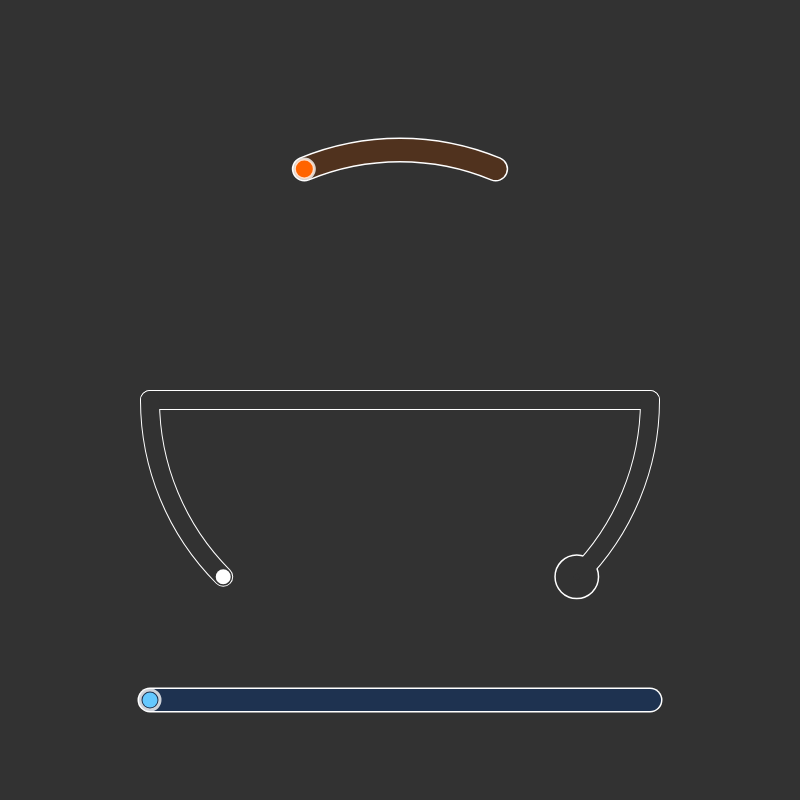
Frame 1 (no input)
Frame 60 (no input): identical to frame 1, image omitted
Frame 120 (the mouse pressed at the canvas centre since frame 60): identical to frame 1, image omitted

The p5.js sketch that drew this single still picture (run headless with seeded random() and noise() and a simulated clock; from frame 60 on, the mouse is pressed at the canvas centre):

// p5.js sketch
// ── sketch.js
var outputX
var outputY

var input2X
var input2Y

function setup() {
  createCanvas(800,800)

  input2X = 400+250*cos(-HALF_PI-PI/8)
  input2Y = 400+250*sin(-HALF_PI-PI/8)



  //output may be driven by translation, or rotor/scaling 
	outputX = 400 + 250*cos(3*PI/4)
	outputY = 400 + 250*sin(3*PI/4)
}


var indicator = 50

//input one is a translator

var input1X = 150
var input1Y = 700

var dragging1 = false

var anchorX
var anchorY




var dragging2 = false

//These seem mostly relevant for "free" rotor scale
var anchorRadius
var anchorTheta
var scaleFactor
var offsetTheta

var mouseTheta






//home positions to which manipulations are applied (may be cartesian or polar, depending on which input is getting dragged)
var homePos1
var homePos2




function draw() {
	background(indicator)

/*
	noFill()
	stroke(200)
	strokeWeight(1)
	line(0,height/2,width,height/2)
	line(width/2,0,width/2,height)
	ellipse(width/2,height/2,200,200)
*/


	//maze
	stroke(255)
	noFill()
	strokeWeight(20)
	line(150,400,650,400)
	arc(400,400,500,500,3*PI/4,PI)
	arc(400,400,500,500,0,PI/4)
	ellipse(400+250*cos(PI/4),400+250*sin(PI/4),25,25)


	stroke(indicator)
	strokeWeight(18)
	line(150,400,650,400)
	arc(400,400,500,500,3*PI/4,PI)
	arc(400,400,500,500,0,PI/4)
	ellipse(400+250*cos(PI/4),400+250*sin(PI/4),24,24)



	//lower slot
	stroke(255)
	noFill()
	strokeWeight(25)
	line(150,700,650,700)
	stroke(30,50,80)
	strokeWeight(22)
	line(150,700,650,700)

	//upper arc
	stroke(255)
	noFill()
	strokeWeight(25)
	arc(400,400,500,500,-HALF_PI-PI/8,-HALF_PI+PI/8)
	stroke(80,50,30)
	strokeWeight(22)
	arc(400,400,500,500,-HALF_PI-PI/8,-HALF_PI+PI/8)

	if(dragging1){
		if(mouseX<150){
			input1X = 150
		}else if(mouseX>650){
			input1X = 650
		}else{
			input1X = mouseX
		}
	

		outputX = homePos1 + (input1X-anchorX)
		outputY = homePos2 + (input1Y-anchorY)


		push()


			fill(0,0,255,10)
			noStroke()
			rect(0,0,width,height)

			translate(input1X-anchorX,input1Y-anchorY)

			noFill()
			stroke(100,200,255,150)
			strokeWeight(1)
			for(i=-20;i<20;i++){
				line(-width,75*i,width*2,75*i)
				line(75*i,-height,75*i,height*2)
			}		

		pop()


	}

	if(dragging2){

		mouseTheta = atan2(mouseY-height/2,mouseX-width/2)


		if(mouseTheta<(-HALF_PI-PI/8)&&mouseTheta>-PI){
			input2X = width/2+250*cos(-HALF_PI-PI/8)
			input2Y = height/2+250*sin(-HALF_PI-PI/8)
		}else if(mouseTheta>(-HALF_PI+PI/8)&&mouseTheta<0){
			input2X = width/2+250*cos(-HALF_PI+PI/8)
			input2Y = height/2+250*sin(-HALF_PI+PI/8)
		}else{
			input2X = width/2+250*cos(mouseTheta)
			input2Y = height/2+250*sin(mouseTheta)
		}

		scaleFactor = sqrt((dist(input2X,input2Y,width/2,height/2)/100)*(dist(input2X,input2Y,width/2,height/2)/100))/anchorRadius
		offsetTheta = atan2(input2Y-height/2,input2X-width/2)-anchorTheta
		outputX = width/2+100*(scaleFactor*homePos1)*cos(homePos2+offsetTheta)
		outputY = height/2+100*(scaleFactor*homePos1)*sin(homePos2+offsetTheta)

		push()

			fill(255,0,0,10)
			rect(0,0,width,height)

			translate(width/2,height/2)
			rotate(offsetTheta)
			scale(scaleFactor)

			noFill()
			stroke(255,100,0,150)
			strokeWeight(1/scaleFactor)

			for(i=0;i<8;i++){
				line(0,0,1000*cos(i*TWO_PI/8),1000*sin(i*TWO_PI/8))
			}
			for(i=0;i<16;i++){
				ellipse(0,0,100*i,100*i)
			}

		pop()



	}



	noStroke()
	fill(100,200,255)
	ellipse(input1X,input1Y,15,15)
	noFill()
	stroke(255,200)
	strokeWeight(3)
	ellipse(input1X,input1Y,20,20)


	noStroke()
	fill(255,100,0)
	ellipse(input2X,input2Y,15,15)
	strokeWeight(3)
	stroke(255,200)
	ellipse(input2X,input2Y,20,20)


	noStroke()
	fill(255)
	ellipse(outputX,outputY,15,15)


}


function touchStarted() {
	if(dist(mouseX,mouseY,input1X,input1Y)<25){
		dragging1 = true
		anchorX = input1X
		anchorY = input1Y
		homePos1 = outputX
		homePos2 = outputY
	}else if(dist(mouseX,mouseY,input2X,input2Y)<25){
		dragging2 = true
		anchorRadius = sqrt((dist(input2X,input2Y,width/2,height/2)/100)*(dist(input2X,input2Y,width/2,height/2)/100))
		anchorTheta = atan2(input2Y-height/2,input2X-width/2)
		homePos1 = sqrt((dist(outputX,outputY,width/2,height/2)/100)*(dist(outputX,outputY,width/2,height/2)/100))
		homePos2 = atan2(outputY-height/2,outputX-width/2)
	}
}

function touchMoved() {
	return false
}

function touchEnded(){
	dragging1 = false
	dragging2 = false
}
